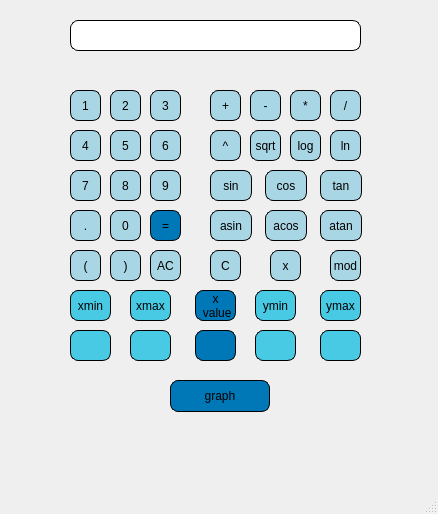
<?xml version="1.0" encoding="UTF-8"?>
<ui version="4.0">
 <class>MainWindow</class>
 <widget class="QMainWindow" name="MainWindow">
  <property name="geometry">
   <rect>
    <x>0</x>
    <y>0</y>
    <width>438</width>
    <height>514</height>
   </rect>
  </property>
  <property name="windowTitle">
   <string>MainWindow</string>
  </property>
  <widget class="QWidget" name="centralwidget">
   <widget class="QPushButton" name="zero">
    <property name="geometry">
     <rect>
      <x>110</x>
      <y>210</y>
      <width>31</width>
      <height>31</height>
     </rect>
    </property>
    <property name="styleSheet">
     <string notr="true">background-color: rgb(169, 214, 229); 
border: 1px solid black;
border-radius: 8px;</string>
    </property>
    <property name="text">
     <string>0</string>
    </property>
   </widget>
   <widget class="QPushButton" name="one">
    <property name="geometry">
     <rect>
      <x>70</x>
      <y>90</y>
      <width>31</width>
      <height>31</height>
     </rect>
    </property>
    <property name="styleSheet">
     <string notr="true">background-color: rgb(169, 214, 229); 
border: 1px solid black;
border-radius: 8px;</string>
    </property>
    <property name="text">
     <string>1</string>
    </property>
   </widget>
   <widget class="QPushButton" name="two">
    <property name="geometry">
     <rect>
      <x>110</x>
      <y>90</y>
      <width>31</width>
      <height>31</height>
     </rect>
    </property>
    <property name="styleSheet">
     <string notr="true">background-color: rgb(169, 214, 229); 
border: 1px solid black;
border-radius: 8px;</string>
    </property>
    <property name="text">
     <string>2</string>
    </property>
   </widget>
   <widget class="QPushButton" name="nine">
    <property name="geometry">
     <rect>
      <x>150</x>
      <y>170</y>
      <width>31</width>
      <height>31</height>
     </rect>
    </property>
    <property name="styleSheet">
     <string notr="true">background-color: rgb(169, 214, 229); 
border: 1px solid black;
border-radius: 8px;</string>
    </property>
    <property name="text">
     <string>9</string>
    </property>
   </widget>
   <widget class="QPushButton" name="eight">
    <property name="geometry">
     <rect>
      <x>110</x>
      <y>170</y>
      <width>31</width>
      <height>31</height>
     </rect>
    </property>
    <property name="styleSheet">
     <string notr="true">background-color: rgb(169, 214, 229); 
border: 1px solid black;
border-radius: 8px;</string>
    </property>
    <property name="text">
     <string>8</string>
    </property>
   </widget>
   <widget class="QPushButton" name="seven">
    <property name="geometry">
     <rect>
      <x>70</x>
      <y>170</y>
      <width>31</width>
      <height>31</height>
     </rect>
    </property>
    <property name="styleSheet">
     <string notr="true">background-color: rgb(169, 214, 229); 
border: 1px solid black;
border-radius: 8px;</string>
    </property>
    <property name="text">
     <string>7</string>
    </property>
   </widget>
   <widget class="QPushButton" name="six">
    <property name="geometry">
     <rect>
      <x>150</x>
      <y>130</y>
      <width>31</width>
      <height>31</height>
     </rect>
    </property>
    <property name="styleSheet">
     <string notr="true">background-color: rgb(169, 214, 229); 
border: 1px solid black;
border-radius: 8px;</string>
    </property>
    <property name="text">
     <string>6</string>
    </property>
   </widget>
   <widget class="QPushButton" name="five">
    <property name="geometry">
     <rect>
      <x>110</x>
      <y>130</y>
      <width>31</width>
      <height>31</height>
     </rect>
    </property>
    <property name="styleSheet">
     <string notr="true">background-color: rgb(169, 214, 229); 
border: 1px solid black;
border-radius: 8px;</string>
    </property>
    <property name="text">
     <string>5</string>
    </property>
   </widget>
   <widget class="QPushButton" name="four">
    <property name="geometry">
     <rect>
      <x>70</x>
      <y>130</y>
      <width>31</width>
      <height>31</height>
     </rect>
    </property>
    <property name="styleSheet">
     <string notr="true">background-color: rgb(169, 214, 229); 
border: 1px solid black;
border-radius: 8px;</string>
    </property>
    <property name="text">
     <string>4</string>
    </property>
   </widget>
   <widget class="QPushButton" name="three">
    <property name="geometry">
     <rect>
      <x>150</x>
      <y>90</y>
      <width>31</width>
      <height>31</height>
     </rect>
    </property>
    <property name="styleSheet">
     <string notr="true">background-color: rgb(169, 214, 229); 
border: 1px solid black;
border-radius: 8px;</string>
    </property>
    <property name="text">
     <string>3</string>
    </property>
   </widget>
   <widget class="QPushButton" name="minus">
    <property name="geometry">
     <rect>
      <x>250</x>
      <y>90</y>
      <width>31</width>
      <height>31</height>
     </rect>
    </property>
    <property name="styleSheet">
     <string notr="true">background-color: rgb(169, 214, 229); 
border: 1px solid black;
border-radius: 8px;</string>
    </property>
    <property name="text">
     <string>-</string>
    </property>
   </widget>
   <widget class="QPushButton" name="plus">
    <property name="geometry">
     <rect>
      <x>210</x>
      <y>90</y>
      <width>31</width>
      <height>31</height>
     </rect>
    </property>
    <property name="styleSheet">
     <string notr="true">background-color: rgb(169, 214, 229); 
border: 1px solid black;
border-radius: 8px;</string>
    </property>
    <property name="text">
     <string>+</string>
    </property>
   </widget>
   <widget class="QPushButton" name="multiply">
    <property name="geometry">
     <rect>
      <x>290</x>
      <y>90</y>
      <width>31</width>
      <height>31</height>
     </rect>
    </property>
    <property name="styleSheet">
     <string notr="true">background-color: rgb(169, 214, 229); 
border: 1px solid black;
border-radius: 8px;</string>
    </property>
    <property name="text">
     <string>*</string>
    </property>
   </widget>
   <widget class="QPushButton" name="divide">
    <property name="geometry">
     <rect>
      <x>330</x>
      <y>90</y>
      <width>31</width>
      <height>31</height>
     </rect>
    </property>
    <property name="styleSheet">
     <string notr="true">background-color: rgb(169, 214, 229); 
border: 1px solid black;
border-radius: 8px;</string>
    </property>
    <property name="text">
     <string>/</string>
    </property>
   </widget>
   <widget class="QPushButton" name="log10">
    <property name="geometry">
     <rect>
      <x>290</x>
      <y>130</y>
      <width>31</width>
      <height>31</height>
     </rect>
    </property>
    <property name="styleSheet">
     <string notr="true">background-color: rgb(169, 214, 229); 
border: 1px solid black;
border-radius: 8px;</string>
    </property>
    <property name="text">
     <string>log</string>
    </property>
   </widget>
   <widget class="QPushButton" name="logn">
    <property name="geometry">
     <rect>
      <x>330</x>
      <y>130</y>
      <width>31</width>
      <height>31</height>
     </rect>
    </property>
    <property name="styleSheet">
     <string notr="true">background-color: rgb(169, 214, 229); 
border: 1px solid black;
border-radius: 8px;</string>
    </property>
    <property name="text">
     <string>ln</string>
    </property>
   </widget>
   <widget class="QPushButton" name="sin">
    <property name="geometry">
     <rect>
      <x>210</x>
      <y>170</y>
      <width>42</width>
      <height>31</height>
     </rect>
    </property>
    <property name="styleSheet">
     <string notr="true">background-color: rgb(169, 214, 229); 
border: 1px solid black;
border-radius: 8px;</string>
    </property>
    <property name="text">
     <string>sin</string>
    </property>
   </widget>
   <widget class="QPushButton" name="atan">
    <property name="geometry">
     <rect>
      <x>320</x>
      <y>210</y>
      <width>42</width>
      <height>31</height>
     </rect>
    </property>
    <property name="styleSheet">
     <string notr="true">background-color: rgb(169, 214, 229); 
border: 1px solid black;
border-radius: 8px;</string>
    </property>
    <property name="text">
     <string>atan</string>
    </property>
   </widget>
   <widget class="QPushButton" name="cos">
    <property name="geometry">
     <rect>
      <x>265</x>
      <y>170</y>
      <width>42</width>
      <height>31</height>
     </rect>
    </property>
    <property name="styleSheet">
     <string notr="true">background-color: rgb(169, 214, 229); 
border: 1px solid black;
border-radius: 8px;</string>
    </property>
    <property name="text">
     <string>cos</string>
    </property>
   </widget>
   <widget class="QPushButton" name="cl_br">
    <property name="geometry">
     <rect>
      <x>110</x>
      <y>250</y>
      <width>31</width>
      <height>31</height>
     </rect>
    </property>
    <property name="styleSheet">
     <string notr="true">background-color: rgb(169, 214, 229); 
border: 1px solid black;
border-radius: 8px;</string>
    </property>
    <property name="text">
     <string>)</string>
    </property>
   </widget>
   <widget class="QPushButton" name="asin">
    <property name="geometry">
     <rect>
      <x>210</x>
      <y>210</y>
      <width>42</width>
      <height>31</height>
     </rect>
    </property>
    <property name="styleSheet">
     <string notr="true">background-color: rgb(169, 214, 229); 
border: 1px solid black;
border-radius: 8px;</string>
    </property>
    <property name="text">
     <string>asin</string>
    </property>
   </widget>
   <widget class="QPushButton" name="tan">
    <property name="geometry">
     <rect>
      <x>320</x>
      <y>170</y>
      <width>42</width>
      <height>31</height>
     </rect>
    </property>
    <property name="styleSheet">
     <string notr="true">background-color: rgb(169, 214, 229); 
border: 1px solid black;
border-radius: 8px;</string>
    </property>
    <property name="text">
     <string>tan</string>
    </property>
   </widget>
   <widget class="QPushButton" name="op_br">
    <property name="geometry">
     <rect>
      <x>70</x>
      <y>250</y>
      <width>31</width>
      <height>31</height>
     </rect>
    </property>
    <property name="styleSheet">
     <string notr="true">background-color: rgb(169, 214, 229); 
border: 1px solid black;
border-radius: 8px;</string>
    </property>
    <property name="text">
     <string>(</string>
    </property>
   </widget>
   <widget class="QPushButton" name="sqrt">
    <property name="geometry">
     <rect>
      <x>250</x>
      <y>130</y>
      <width>31</width>
      <height>31</height>
     </rect>
    </property>
    <property name="styleSheet">
     <string notr="true">background-color: rgb(169, 214, 229); 
border: 1px solid black;
border-radius: 8px;</string>
    </property>
    <property name="text">
     <string>sqrt</string>
    </property>
   </widget>
   <widget class="QPushButton" name="acos">
    <property name="geometry">
     <rect>
      <x>265</x>
      <y>210</y>
      <width>42</width>
      <height>31</height>
     </rect>
    </property>
    <property name="styleSheet">
     <string notr="true">background-color: rgb(169, 214, 229); 
border: 1px solid black;
border-radius: 8px;</string>
    </property>
    <property name="text">
     <string>acos</string>
    </property>
   </widget>
   <widget class="QLineEdit" name="CalcString">
    <property name="geometry">
     <rect>
      <x>70</x>
      <y>20</y>
      <width>291</width>
      <height>31</height>
     </rect>
    </property>
    <property name="styleSheet">
     <string notr="true">border: 1px solid black;
border-radius: 8px;</string>
    </property>
   </widget>
   <widget class="QPushButton" name="dot">
    <property name="geometry">
     <rect>
      <x>70</x>
      <y>210</y>
      <width>31</width>
      <height>31</height>
     </rect>
    </property>
    <property name="styleSheet">
     <string notr="true">background-color: rgb(169, 214, 229); 
border: 1px solid black;
border-radius: 8px;</string>
    </property>
    <property name="text">
     <string>.</string>
    </property>
    <property name="iconSize">
     <size>
      <width>16</width>
      <height>8</height>
     </size>
    </property>
   </widget>
   <widget class="QPushButton" name="calculate">
    <property name="geometry">
     <rect>
      <x>150</x>
      <y>210</y>
      <width>31</width>
      <height>31</height>
     </rect>
    </property>
    <property name="styleSheet">
     <string notr="true">background-color: rgb(0, 119, 182); 
border: 1px solid black;
border-radius: 8px;</string>
    </property>
    <property name="text">
     <string>=</string>
    </property>
    <property name="iconSize">
     <size>
      <width>16</width>
      <height>8</height>
     </size>
    </property>
   </widget>
   <widget class="QPushButton" name="pow">
    <property name="geometry">
     <rect>
      <x>210</x>
      <y>130</y>
      <width>31</width>
      <height>31</height>
     </rect>
    </property>
    <property name="styleSheet">
     <string notr="true">background-color: rgb(169, 214, 229); 
border: 1px solid black;
border-radius: 8px;</string>
    </property>
    <property name="text">
     <string>^</string>
    </property>
   </widget>
   <widget class="QPushButton" name="clear_all">
    <property name="geometry">
     <rect>
      <x>150</x>
      <y>250</y>
      <width>31</width>
      <height>31</height>
     </rect>
    </property>
    <property name="styleSheet">
     <string notr="true">background-color: rgb(169, 214, 229); 
border: 1px solid black;
border-radius: 8px;</string>
    </property>
    <property name="text">
     <string>AC</string>
    </property>
   </widget>
   <widget class="QPushButton" name="clear_sign">
    <property name="geometry">
     <rect>
      <x>210</x>
      <y>250</y>
      <width>31</width>
      <height>31</height>
     </rect>
    </property>
    <property name="styleSheet">
     <string notr="true">background-color: rgb(169, 214, 229); 
border: 1px solid black;
border-radius: 8px;</string>
    </property>
    <property name="text">
     <string>C</string>
    </property>
   </widget>
   <widget class="QLabel" name="label">
    <property name="geometry">
     <rect>
      <x>195</x>
      <y>290</y>
      <width>41</width>
      <height>31</height>
     </rect>
    </property>
    <property name="styleSheet">
     <string notr="true">background-color: rgb(0, 119, 182); 
border: 1px solid black;
border-radius: 8px;</string>
    </property>
    <property name="text">
     <string>x
 value</string>
    </property>
    <property name="alignment">
     <set>Qt::AlignCenter</set>
    </property>
   </widget>
   <widget class="QLineEdit" name="x_val">
    <property name="geometry">
     <rect>
      <x>195</x>
      <y>330</y>
      <width>41</width>
      <height>31</height>
     </rect>
    </property>
    <property name="styleSheet">
     <string notr="true">background-color: rgb(0, 119, 182); 
border: 1px solid black;
border-radius: 8px;</string>
    </property>
   </widget>
   <widget class="QPushButton" name="mod">
    <property name="geometry">
     <rect>
      <x>330</x>
      <y>250</y>
      <width>31</width>
      <height>31</height>
     </rect>
    </property>
    <property name="styleSheet">
     <string notr="true">background-color: rgb(169, 214, 229); 
border: 1px solid black;
border-radius: 8px;</string>
    </property>
    <property name="text">
     <string>mod</string>
    </property>
   </widget>
   <widget class="QPushButton" name="xbut">
    <property name="geometry">
     <rect>
      <x>270</x>
      <y>250</y>
      <width>31</width>
      <height>31</height>
     </rect>
    </property>
    <property name="styleSheet">
     <string notr="true">background-color: rgb(169, 214, 229); 
border: 1px solid black;
border-radius: 8px;</string>
    </property>
    <property name="text">
     <string>x</string>
    </property>
   </widget>
   <widget class="QLabel" name="xmin">
    <property name="geometry">
     <rect>
      <x>70</x>
      <y>290</y>
      <width>41</width>
      <height>31</height>
     </rect>
    </property>
    <property name="styleSheet">
     <string notr="true">background-color: rgb(72, 202, 228); 
border: 1px solid black;
border-radius: 8px;</string>
    </property>
    <property name="text">
     <string>xmin</string>
    </property>
    <property name="alignment">
     <set>Qt::AlignCenter</set>
    </property>
   </widget>
   <widget class="QLabel" name="xmax">
    <property name="geometry">
     <rect>
      <x>130</x>
      <y>290</y>
      <width>41</width>
      <height>31</height>
     </rect>
    </property>
    <property name="styleSheet">
     <string notr="true">background-color: rgb(72, 202, 228); 
border: 1px solid black;
border-radius: 8px;</string>
    </property>
    <property name="text">
     <string>xmax</string>
    </property>
    <property name="alignment">
     <set>Qt::AlignCenter</set>
    </property>
   </widget>
   <widget class="QLabel" name="ymin">
    <property name="geometry">
     <rect>
      <x>255</x>
      <y>290</y>
      <width>41</width>
      <height>31</height>
     </rect>
    </property>
    <property name="styleSheet">
     <string notr="true">background-color: rgb(72, 202, 228); 
border: 1px solid black;
border-radius: 8px;</string>
    </property>
    <property name="text">
     <string>ymin</string>
    </property>
    <property name="alignment">
     <set>Qt::AlignCenter</set>
    </property>
   </widget>
   <widget class="QLabel" name="ymax">
    <property name="geometry">
     <rect>
      <x>320</x>
      <y>290</y>
      <width>41</width>
      <height>31</height>
     </rect>
    </property>
    <property name="styleSheet">
     <string notr="true">background-color: rgb(72, 202, 228); 
border: 1px solid black;
border-radius: 8px;</string>
    </property>
    <property name="text">
     <string>ymax</string>
    </property>
    <property name="alignment">
     <set>Qt::AlignCenter</set>
    </property>
   </widget>
   <widget class="QLineEdit" name="xminval">
    <property name="geometry">
     <rect>
      <x>70</x>
      <y>330</y>
      <width>41</width>
      <height>31</height>
     </rect>
    </property>
    <property name="styleSheet">
     <string notr="true">background-color: rgb(72, 202, 228); 
border: 1px solid black;
border-radius: 8px;</string>
    </property>
   </widget>
   <widget class="QLineEdit" name="xmaxval">
    <property name="geometry">
     <rect>
      <x>130</x>
      <y>330</y>
      <width>41</width>
      <height>31</height>
     </rect>
    </property>
    <property name="styleSheet">
     <string notr="true">background-color: rgb(72, 202, 228); 
border: 1px solid black;
border-radius: 8px;</string>
    </property>
   </widget>
   <widget class="QLineEdit" name="yminval">
    <property name="geometry">
     <rect>
      <x>255</x>
      <y>330</y>
      <width>41</width>
      <height>31</height>
     </rect>
    </property>
    <property name="styleSheet">
     <string notr="true">background-color: rgb(72, 202, 228); 
border: 1px solid black;
border-radius: 8px;</string>
    </property>
   </widget>
   <widget class="QLineEdit" name="ymaxval">
    <property name="geometry">
     <rect>
      <x>320</x>
      <y>330</y>
      <width>41</width>
      <height>31</height>
     </rect>
    </property>
    <property name="styleSheet">
     <string notr="true">background-color: rgb(72, 202, 228); 
border: 1px solid black;
border-radius: 8px;</string>
    </property>
   </widget>
   <widget class="QPushButton" name="makegraph">
    <property name="geometry">
     <rect>
      <x>170</x>
      <y>380</y>
      <width>100</width>
      <height>32</height>
     </rect>
    </property>
    <property name="styleSheet">
     <string notr="true">background-color: rgb(0, 119, 182); 
border: 1px solid black;
border-radius: 8px;</string>
    </property>
    <property name="text">
     <string>graph</string>
    </property>
   </widget>
  </widget>
  <widget class="QMenuBar" name="menubar">
   <property name="geometry">
    <rect>
     <x>0</x>
     <y>0</y>
     <width>438</width>
     <height>24</height>
    </rect>
   </property>
  </widget>
  <widget class="QStatusBar" name="statusbar"/>
 </widget>
 <resources/>
 <connections/>
</ui>
